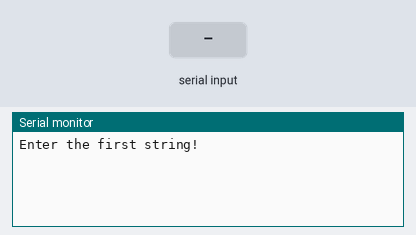
The sketch below on a simulated Arduino Uno, built with avr-gcc and run on an emulated ATmega328P. Parts: the last lines printed to the serial monitor. The test bench sets the inputs (shaded band).

Above: at 1.2 s.
1.3 s: "1" received over Serial
At 2.6 s:
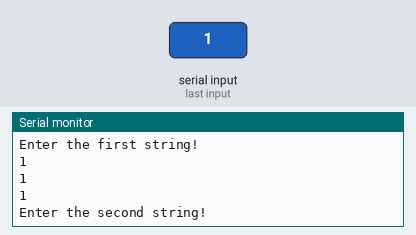
2.9 s: "0" received over Serial
At 4.1 s:
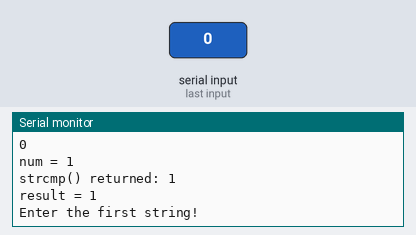
4.5 s: "2" received over Serial
At 5.2 s:
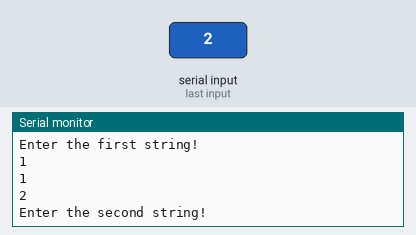
Timing chart, 0 to 7.5 s (numbered marks = the images above; inputs shaded):
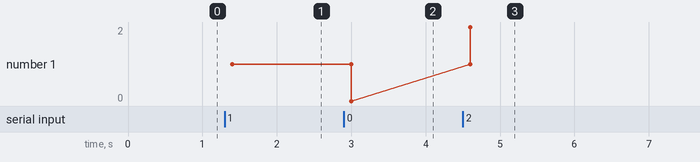

Measured:
- after the input at 1.3 s, the serial monitor: prints a new line after 0.10 s (image 1)
- after the input at 2.9 s, the serial monitor: prints a new line after 0.10 s (image 2)
- after the input at 4.5 s, the serial monitor: prints a new line after 0.10 s (image 3)
- plotted number 1: 1 → 0 after the input at 2.9 s, 0 → 2 after the input at 4.5 s

The sketch:

String_Comparator_Sample.ino
```cpp
/*
 * Simple string comparison sample code
 * _TEST_1 uses the String class
 * _TEST_2 uses char* pointers
 * This Sample code is used to give an example of how to compare strings using two different methods: String::equals() and strcmp()
 * Check the program execution time, storage usage and use of dynamic memory.
 * The second versionn using char* is more efficient but more dangerous to use - mind what you do.
 */

//#define _TEST_1
#if !defined(_TEST_1)
#define _TEST_2
#endif  // !_TEST_1

#if defined(_TEST_1)
void setup() {
  // Initialise the serial port
  Serial.begin(115200);
}

void loop() {
  // String comparison test
  // Create two strings using the String class
  String string1;
  String string2;

  Serial.println("Enter the first string");

  // Wait for the first string
  while(!Serial.available());
  string1 = Serial.readString();

  // Print it to check that we got it right
  Serial.println(string1);

  Serial.println("Enter the second string");

  // Wait for the second string
  while(!Serial.available());
  string2 = Serial.readString();

  // Print it to check that we got it right
  Serial.println(string2);

  // Compare the strings
  Serial.print("equals() resulted in ");
  Serial.println(string2.equals(string1));
}
#elif defined(_TEST_2)
void setup() {
  // put your setup code here, to run once:
  Serial.begin(115200);
}

void loop() {
  // put your main code here, to run repeatedly:
  char* string1;  // pointer to the first string
  char* string2;  // pointer to the second string
  int len = 0;    // length of string to read from input buffer
  int num = 0;    // number of bytes read from input buffer

  // ask for the first string
  Serial.println("Enter the first string!");
  // wait for the first string to be entered
  while(!Serial.available());
  // wait for all characters to be received
  delay(100);

  // check how many characters to read
  len = Serial.available();
  // show how many characters to read
  Serial.println(len);
  // dynamically allocate the memory to store the string
  string1 = new char[len];
  // read the string from input buffer
  num = Serial.readBytes(string1, len);

  // show the number of characters read from the input buffer
  Serial.println(num);
  // terminate the string with the null character to indicate the end
  string1[num] = 0;
  // print the string to show we got the right result
  Serial.println(string1);

  // Repeat the above for the second string
  Serial.println("Enter the second string!");
  while(!Serial.available());
  delay(100);
  len = Serial.available();
  Serial.println(len);
  string2 = new char[len];
  num = Serial.readBytes(string2, len);
  Serial.println(num);
  string2[num] = 0;
  Serial.println(string2);

  // Compare the strings and output the results of the strcmp function
  Serial.print("num = ");
  Serial.println(num);
  Serial.print("strcmp() returned: ");
  Serial.println(strcmp(string1, string2));
  Serial.print("result = ");
  Serial.println(num == strcmp(string1, string2));

  delete(string1);
  delete(string2);
}
#endif  // _TEST_1 | _TEST_2
```
